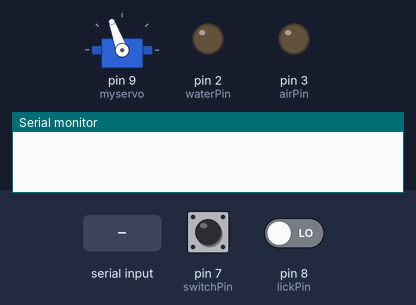
Bench run of a sketch on a simulated Arduino Uno, built with avr-gcc and run on an emulated ATmega328P. Parts: servo, output pins drawn as LEDs (lit = HIGH), the last lines printed to the serial monitor. Dashed ring = blinking. The test bench sets the inputs (shaded band); at power-on: pin 7 (switchPin) LOW, pin 8 (lickPin) LOW.

Above: at 1.2 s.
1.3 s: "H" received over Serial
At 1.52 s:
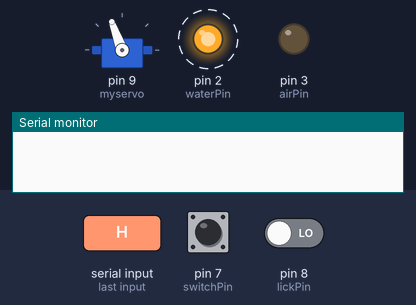
4.3 s: "R" received over Serial
7.3 s: pin 7 (switchPin) pulled HIGH for 3.2 s
12.0 s: "S" received over Serial
At 12.9 s:
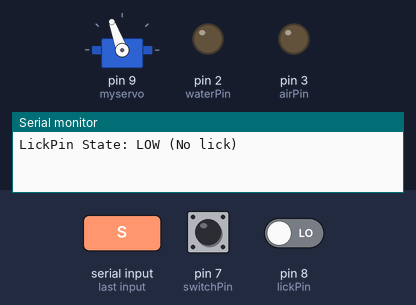
13.5 s: "A" received over Serial
At 14.6 s:
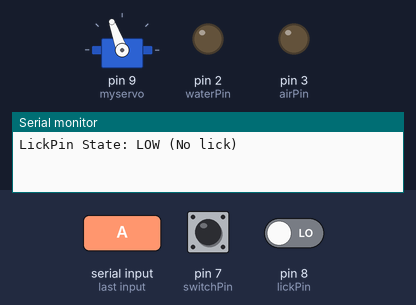
15.0 s: "L" received over Serial
At 15.5 s:
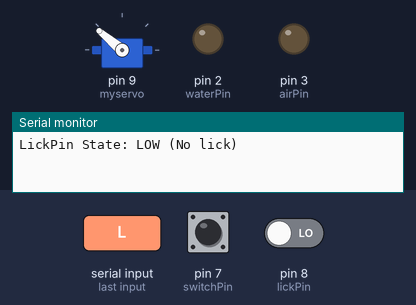
Timing chart, 0 to 17.5 s (numbered marks = the images above; inputs shaded):
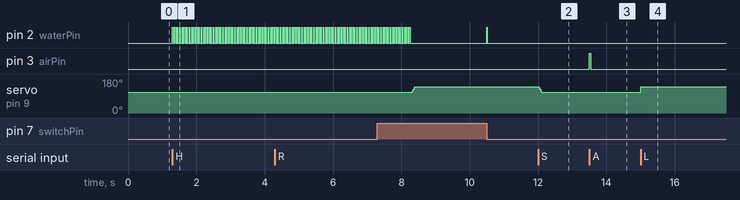

Measured:
- after the input at 1.3 s, pin 2 (waterPin): alternates HIGH for 0.02 s and LOW for 0.05 s, starting at once
- after the input at 12.0 s, servo on pin 9 (myservo): 140° → 110° at once
- after the input at 13.5 s, pin 3 (airPin): LOW → HIGH at once, → LOW 0.04 s later
- after the input at 15.0 s, servo on pin 9 (myservo): 110° → 140° at once

The sketch:

runGngGpt.ino
```cpp
#include <Servo.h>

Servo myservo;  // create servo object to control a servo

// define input pins
const int switchPin = 7; // manual switch
const int lickPin = 8;  // lickometer
// define output pins
const int waterPin = 2; // water
const int airPin = 3;   // air
const int waterStrobe = 4; // this mirrors waterPin (strobe to NP nidq)
const int airStrobe = 5; // this mirrors airPin (strobe to NP nidq)
const int manualWaterStrobe = 6; // strobe for manual water delivery

// Variables
unsigned long lastLickStateChange = 0;
unsigned long lastSwitchStateChange = 0;
unsigned long stimStart = 0;
unsigned long lastWaterDelivered = 0;
unsigned long lastAirPuffDelivered = 0;

// Pulse parameters and delays
const unsigned long waterDur = 20;   // Duration of the water pulse (ms)
const unsigned long airDur = 40;     // Duration of the air pulse (ms)
const unsigned long spoutMoveDur = 0;

// Servo parameters
const int outPos = 110;  // out position of the spout
const int inPos = 140;   // in position of the spout
const int servoStepSize = 5;
const int servoStepDelay = 15;
int currentSpoutPos = outPos;  // Start with the spout in the 'out' position

// MATLAB conditional
char serialData;
bool newSerialFlag = false;
bool servoInMotion = false;  // Track if the servo is in motion

void setup() {
  Serial.begin(9600);
  pinMode(lickPin, INPUT);
  pinMode(switchPin, INPUT);
  pinMode(waterPin, OUTPUT);
  pinMode(airPin, OUTPUT);

  myservo.attach(9); // use digital 9 channel for servo control
  myservo.write(outPos);  // Initial position
  delay(spoutMoveDur);
}

void loop() {
  if (Serial.available() > 0) {
    serialData = Serial.read();
    stimStart = millis();

    if (!servoInMotion) { // Only process new commands if the servo is not in motion
      processSerialCommand();
    }
  }

  checkSwitchAndLick();
}

void processSerialCommand() {
  if (serialData == 'S') {    // OUT position for spout, fast move
    // Only move the spout if it is currently in the 'in' position
    if (currentSpoutPos == inPos) {
      moveServoSmoothly(inPos, outPos, servoStepSize, servoStepDelay);
      currentSpoutPos = outPos;  // Update the current position to 'out'
    } else {
      Serial.println("Spout already in OUT position, no movement needed.");
    }
  }
  else if (serialData == 'L') {    // IN position for spout, fast move
    if (currentSpoutPos == outPos) {
      myservo.write(inPos);
      currentSpoutPos = inPos;  // Update the current position to 'in'
    } else {
      Serial.println("Spout already in IN position, no movement needed.");
    }
  }
  else if (serialData == 'I') {    // IN position for spout, slow move
    if (currentSpoutPos == outPos) {
      moveServoSmoothly(outPos, inPos, servoStepSize, servoStepDelay);
      currentSpoutPos = inPos;  // Update the current position to 'in'
    } else {
      Serial.println("Spout already in IN position, no movement needed.");
    }
  }
  else if (serialData == 'O') {    // OUT position for spout, slow move
    if (currentSpoutPos == inPos) {
      moveServoSmoothly(inPos, outPos, servoStepSize, servoStepDelay);
      currentSpoutPos = outPos;  // Update the current position to 'out'
    } else {
      Serial.println("Spout already in OUT position, no movement needed.");
    }
  }
  else if (serialData == 'F') {    // Long water pulse
    triggerWater(20000);
  }
  else if (serialData == 'D') {    // Short water pulse
    triggerWater(waterDur);
  }
  else if (serialData == 'A') {    // Air pulse
    triggerAir(airDur);
  }
  else if (serialData == 'H') {    // Generate water pulses
    generateWaterPulses();
  }
  else if (serialData == 'R' || serialData == 'P') {  // Handle licks with outcomes
    handleLickAndOutcome();
  }
}

void moveServoSmoothly(int startPos, int endPos, int stepSize, int stepDelay) {
  servoInMotion = true;  // Mark the servo as moving
  if (startPos < endPos) {
    for (int pos = startPos; pos <= endPos; pos += stepSize) {
      myservo.write(pos);
      delay(stepDelay);
    }
  } else {
    for (int pos = startPos; pos >= endPos; pos -= stepSize) {
      myservo.write(pos);
      delay(stepDelay);
    }
  }
  servoInMotion = false;  // Mark the servo as no longer moving
}

void handleLickAndOutcome() {
  // Only move the spout if it's currently out and needs to move in
  if (currentSpoutPos == outPos) {
    moveServoSmoothly(outPos, inPos, servoStepSize, servoStepDelay);  // Move spout IN
    currentSpoutPos = inPos;  // Update the spout's position
  }

  // Check if enough time has passed since the last water or air delivery
  if ((millis() - lastWaterDelivered > 1000) && (millis() - lastAirPuffDelivered > 1000)) {
    int lickState = digitalRead(lickPin);
    // Monitor the lickState on the Serial Monitor
    Serial.print("LickPin State: ");
    if (lickState == HIGH) {
      Serial.println("HIGH (Lick detected)");
    } else {
      Serial.println("LOW (No lick)");
    }

    if (lickState == HIGH && lastLickStateChange == 0) {
      lastLickStateChange = millis();  // Record the lick
    } else if (lickState == LOW && lastLickStateChange > 0) {
      unsigned long lickPulseWidth = millis() - lastLickStateChange;

      if (lickPulseWidth > 5) {  // Valid lick detected
        if (serialData == 'R') {  // Reward water
          setWaterPins(HIGH);
          delay(waterDur);
          setWaterPins(LOW);
          lastWaterDelivered = millis();
          Serial.println(1);  // Feedback for water delivery
        } else if (serialData == 'P') {  // Air puff
          setAirPins(HIGH);
          delay(airDur);
          setAirPins(LOW);
          lastAirPuffDelivered = millis();
          Serial.println(2);  // Feedback for air puff
        }
        lastLickStateChange = 0;  // Reset the lick state for the next detection
      }
    }
  }

  // After the outcome is delivered, you can decide to move the spout out again if needed
  // Uncomment the following code if you want the spout to move out after a lick:
  /*
  if (currentSpoutPos == inPos) {
    moveServoSmoothly(inPos, outPos, servoStepSize, servoStepDelay);  // Move spout OUT
    currentSpoutPos = outPos;  // Update the spout's position
  }
  */
}

void triggerWater(unsigned long duration) {
  digitalWrite(waterPin, HIGH);
  delay(duration);
  digitalWrite(waterPin, LOW);
}

void triggerAir(unsigned long duration) {
  digitalWrite(airPin, HIGH);
  delay(duration);
  digitalWrite(airPin, LOW);
}

void generateWaterPulses() {
  for (int i = 0; i < 100; i++) {
    digitalWrite(waterPin, HIGH);
    delay(20);
    digitalWrite(waterPin, LOW);
    delay(50);
  }
}

void checkSwitchAndLick() {
  //int lickState = digitalRead(lickPin);
  int switchState = digitalRead(switchPin);

  if (switchState == HIGH && lastSwitchStateChange == 0) {
    lastSwitchStateChange = millis();
  } else if (switchState == LOW && lastSwitchStateChange > 0) {
    unsigned long switchPulseWidth = millis() - lastSwitchStateChange;
    if (switchPulseWidth > 5) {
      setManualWaterPins(HIGH);
      delay(waterDur);
      setManualWaterPins(LOW);
    }
    lastSwitchStateChange = 0;
  }
}

void setWaterPins(int state) {
  digitalWrite(waterPin, state);
  digitalWrite(waterStrobe, state);
}

void setAirPins(int state) {
  digitalWrite(airPin, state);
  digitalWrite(airStrobe, state);
}

void setManualWaterPins(int state) {
  digitalWrite(waterPin, state);
  digitalWrite(manualWaterStrobe, state);
}
```
